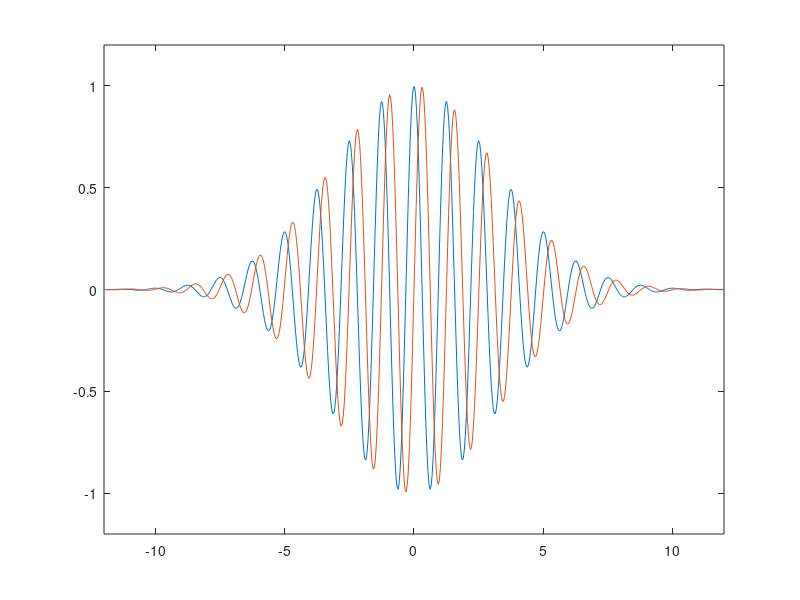

This chart was generated by the following MATLAB code:
close all;
a = 0.05;
k = 5;
x = linspace(-12, 12, 600);
y = exp(-a*x.^2).*exp(1i*k*x);
figure; plot(x, real(y));
hold on; plot(x, imag(y));
axis([-12, 12, -1.2, 1.2]);